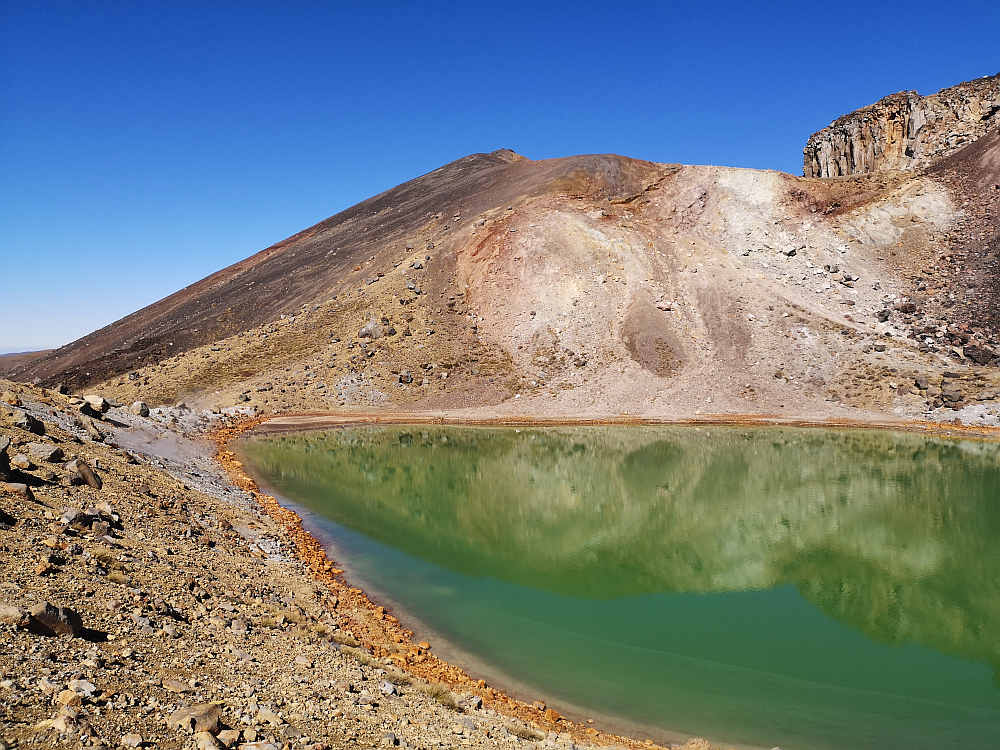
#> input picture images/panoramaStitching/tongariro_left_01.png, 1000 x 750 px
$ python SUSAN.py
#> lines starting #> are read from the running program, lines starting #| are printed output that depends on the picture
### A1P1.py
from operator import truediv

from PIL import Image
from scipy.sparse.linalg import MatrixRankWarning

import imageProcessing.convolve2D as IPConv2D
import math

import random
import numpy as np
from matplotlib import pyplot
from matplotlib.patches import Circle, ConnectionPatch
from timeit import default_timer as timer
from scipy.ndimage import distance_transform_edt as edt, binary_dilation
import imageIO.readwrite as IORW
import imageProcessing.pixelops as IPPixelOps
import imageProcessing.utilities as IPUtils
import imageProcessing.smoothing as IPSmooth

# [11 lines left out: function average_lvbo, not called in this run]

def load_Grey(image_path):
    img = Image.open(image_path).convert('L')
    width, height = img.size
    pixels = list(img.getdata())

    pixel_array = []
    for y in range(height):
        row = []
        for x in range(width):
            grey = pixels[y * width + x]
            row.append(grey)
        pixel_array.append(row)
    return width, height, pixel_array

#When k_size = 5
# [75 lines left out: functions jisuan_Gaosilvbo, sobel_core, computeHarrisCorners, not called in this run]


def NMS(height, width, R_Matrix,goodcorners_list):
    afterNMS=[]
    for (x,y),R in goodcorners_list:
        is_max = True
        for i in range(-1, 2):
            for j in range(-1, 2):
                n_y=y+i
                n_x=x+j
                if 0 <= n_y < height and 0 <= n_x < width:
                    if R_Matrix[n_y][n_x] > R:
                        is_max = False
                        break
            if not is_max:
                break
        if is_max:
            afterNMS.append(((x, y),R))
    return afterNMS

def sort_by_R(NMScorners, num=1000):
    sorted_corners = sorted(NMScorners, key=lambda item: item[1], reverse=True)

    top_1000_corners = []
    for i, corner in enumerate(sorted_corners):
        if i >= 1000:
            break
        top_1000_corners.append(corner)

    return top_1000_corners


# [43 lines left out: function main, not called in this run]


# [2 lines that do not run on import are left out]

### imageProcessing/utilities.py
#!/usr/bin/env python

# utilities.py - Utility functions for image processing based on pixel arrays
#
# Copyright (C) 2020 Martin Urschler <martin.urschler@auckland.ac.nz>
#
# Original concept by Martin Urschler.
#
# LICENCE (MIT)
#
# Permission is hereby granted, free of charge, to any person
# obtaining a copy of this software and associated documentation files
# (the "Software"), to deal in the Software without restriction,
# including without limitation the rights to use, copy, modify, merge,
# publish, distribute, sublicense, and/or sell copies of the Software,
# and to permit persons to whom the Software is furnished to do so,
# subject to the following conditions:
#
# The above copyright notice and this permission notice shall be
# included in all copies or substantial portions of the Software.
#
# THE SOFTWARE IS PROVIDED "AS IS", WITHOUT WARRANTY OF ANY KIND,
# EXPRESS OR IMPLIED, INCLUDING BUT NOT LIMITED TO THE WARRANTIES OF
# MERCHANTABILITY, FITNESS FOR A PARTICULAR PURPOSE AND
# NONINFRINGEMENT. IN NO EVENT SHALL THE AUTHORS OR COPYRIGHT HOLDERS
# BE LIABLE FOR ANY CLAIM, DAMAGES OR OTHER LIABILITY, WHETHER IN AN
# ACTION OF CONTRACT, TORT OR OTHERWISE, ARISING FROM, OUT OF OR IN
# CONNECTION WITH THE SOFTWARE OR THE USE OR OTHER DEALINGS IN THE
# SOFTWARE.

import sys

# r,g,b expected to be between 0 and 255 respectively.
# greyvalue will be an int between 0 and 255 as well.
def rgbToGreyscale(r, g, b):
    greyvalue = int(round(0.299 * r + 0.587 * g + 0.114 * b))
    return greyvalue


def createInitializedGreyscalePixelArray(image_width, image_height, initValue = 0):
    new_array = []
    for row in range(image_height):
        new_row = []
        for col in range(image_width):
            new_row.append(initValue)
        new_array.append(new_row)

    return new_array


def computeMinAndMaxValues(pixel_array, image_width, image_height):
    min_value = sys.maxsize
    max_value = -min_value

    for y in range(image_height):
        for x in range(image_width):
            if pixel_array[y][x] < min_value:
                min_value = pixel_array[y][x]
            if pixel_array[y][x] > max_value:
                max_value = pixel_array[y][x]

    return(min_value, max_value)

### imageProcessing/pixelops.py
#!/usr/bin/env python

# pixelops.py - Image processing based on pixel arrays involving single pixel operations
#
# Copyright (C) 2020 Martin Urschler <martin.urschler@auckland.ac.nz>
#
# Original concept by Martin Urschler.
#
# LICENCE (MIT)
#
# Permission is hereby granted, free of charge, to any person
# obtaining a copy of this software and associated documentation files
# (the "Software"), to deal in the Software without restriction,
# including without limitation the rights to use, copy, modify, merge,
# publish, distribute, sublicense, and/or sell copies of the Software,
# and to permit persons to whom the Software is furnished to do so,
# subject to the following conditions:
#
# The above copyright notice and this permission notice shall be
# included in all copies or substantial portions of the Software.
#
# THE SOFTWARE IS PROVIDED "AS IS", WITHOUT WARRANTY OF ANY KIND,
# EXPRESS OR IMPLIED, INCLUDING BUT NOT LIMITED TO THE WARRANTIES OF
# MERCHANTABILITY, FITNESS FOR A PARTICULAR PURPOSE AND
# NONINFRINGEMENT. IN NO EVENT SHALL THE AUTHORS OR COPYRIGHT HOLDERS
# BE LIABLE FOR ANY CLAIM, DAMAGES OR OTHER LIABILITY, WHETHER IN AN
# ACTION OF CONTRACT, TORT OR OTHERWISE, ARISING FROM, OUT OF OR IN
# CONNECTION WITH THE SOFTWARE OR THE USE OR OTHER DEALINGS IN THE
# SOFTWARE.

import imageProcessing.utilities as IPUtils


def scaleAndQuantize(pixel_array, image_width, image_height, min_value, max_value):

    output_pixel_array = IPUtils.createInitializedGreyscalePixelArray(image_width, image_height)

    scale_factor = 255.0 / (max_value - min_value)

    if max_value > min_value:
        for y in range(image_height):
            for x in range(image_width):
                value = int(round((pixel_array[y][x] - min_value) * scale_factor))
                if value < 0:
                    output_pixel_array[y][x] = 0
                elif value > 255:
                    output_pixel_array[y][x] = 255
                else:
                    output_pixel_array[y][x] = value

    return output_pixel_array


def scaleTo0And255AndQuantize(pixel_array, image_width, image_height):

    (min_value, max_value) = IPUtils.computeMinAndMaxValues(pixel_array, image_width, image_height)

    print("before scaling, min value = {}, max value = {}".format(min_value, max_value))

    return scaleAndQuantize(pixel_array, image_width, image_height, min_value, max_value)


# [16 lines left out: function scaleTo0And1, not called in this run]

### SUSAN.py
import math

import random
import numpy as np
from matplotlib import pyplot
from matplotlib.patches import Circle, ConnectionPatch
from timeit import default_timer as timer
from scipy.ndimage import distance_transform_edt as edt, binary_dilation
import imageIO.readwrite as IORW
import imageProcessing.pixelops as IPPixelOps
import imageProcessing.utilities as IPUtils
import imageProcessing.smoothing as IPSmooth
# SUSAN Corners
import numpy as np
import A1P1


def jisuan_SUSANCorners(pixel, height, width, window_size=7, threshold=27, area_threshold=0.7,max_corners=1000):
    #  Calculate corner point response
    R_map = np.zeros((height, width))
    half_window_size=window_size // 2

    for y in range(height):
        for x in range(width):
            if x - half_window_size < 0 or x + half_window_size >= width:
                continue
            if y - half_window_size < 0 or y + half_window_size >= height:
                continue

            center_pixel = pixel[y][x]
            similar_count =  0

            for i in range(-half_window_size,half_window_size+1):
                for j in range(-half_window_size,half_window_size+1):
                    ny=y+i
                    nx=x+j
                    if abs(pixel[ny][nx]-center_pixel) < threshold:
                        similar_count +=1

            all_pixels = window_size*window_size
            R=1-(similar_count/all_pixels)
            R_map[y][x]=R

    max_R=np.max(R_map)
    Susan_corners=[]

    for y in range(height):
        for x in range(width):
            if R_map[y][x] > max_R * area_threshold:
                Susan_corners.append(((x,y),R_map[y][x]))

    print(f"Number of corners after preliminary screening: {len(Susan_corners)}")

    return R_map,Susan_corners


def main():
    filename_left_image = "./images/panoramaStitching/tongariro_left_01.png"
    filename_right_image = "./images/panoramaStitching/tongariro_right_01.png"

    width_left, height_left, pixels_left = A1P1.load_Grey(filename_left_image)
#> in load_Grey, `img = Image.open(image_path).convert('L')`:
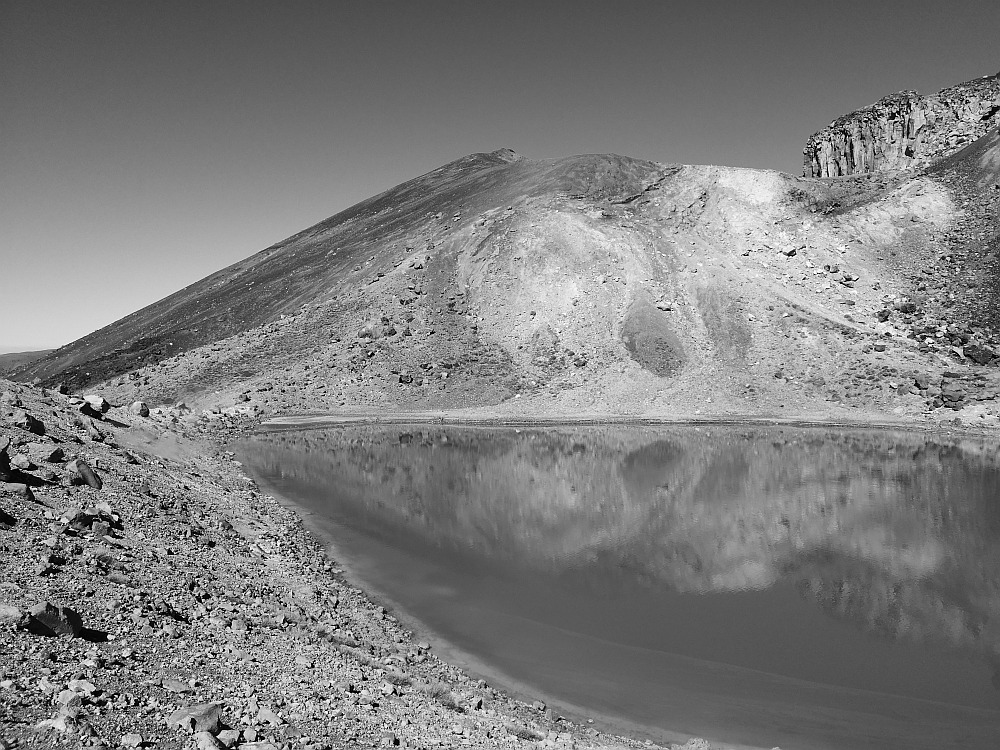
#> img: PIL image 1000x750 L; min 0, max 255, mean 124.9
#> in load_Grey, `pixels = list(img.getdata())`: pixels = 750000 items
#> after the loop in load_Grey, `for y in range(height):`: pixel_array = 750 items
#> width_left = 1000; height_left = 750; pixels_left = 750 items
    width_right, height_right, pixels_right = A1P1.load_Grey(filename_right_image)
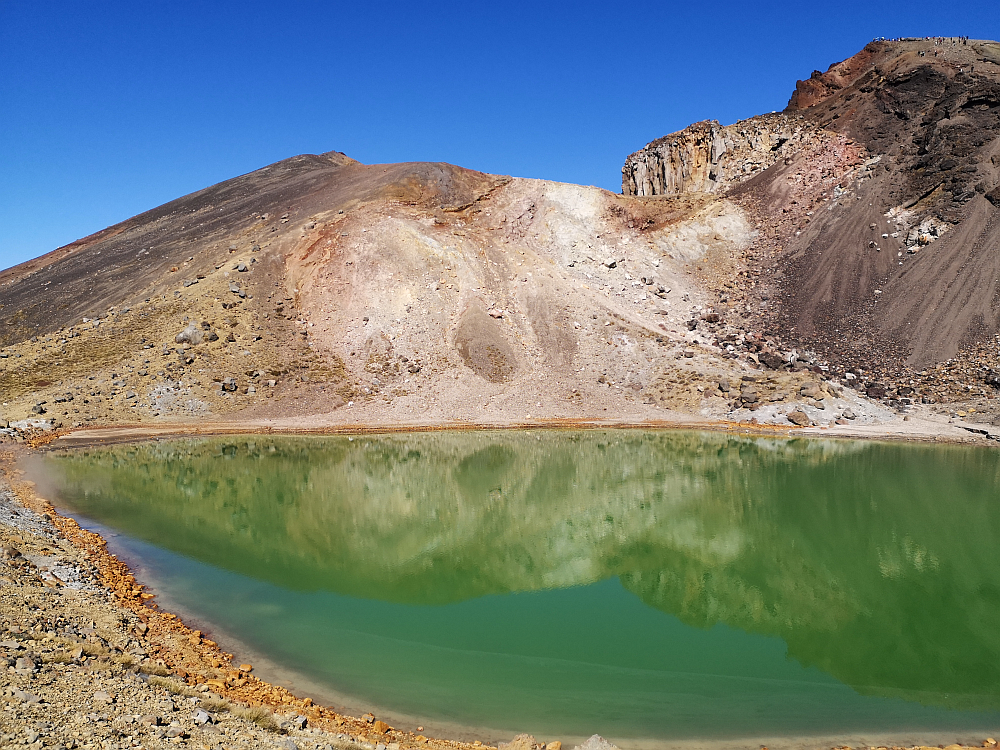
#> input picture images/panoramaStitching/tongariro_right_01.png, 1000 x 750 px
#> in load_Grey (call 2), `img = Image.open(image_path).convert('L')`:
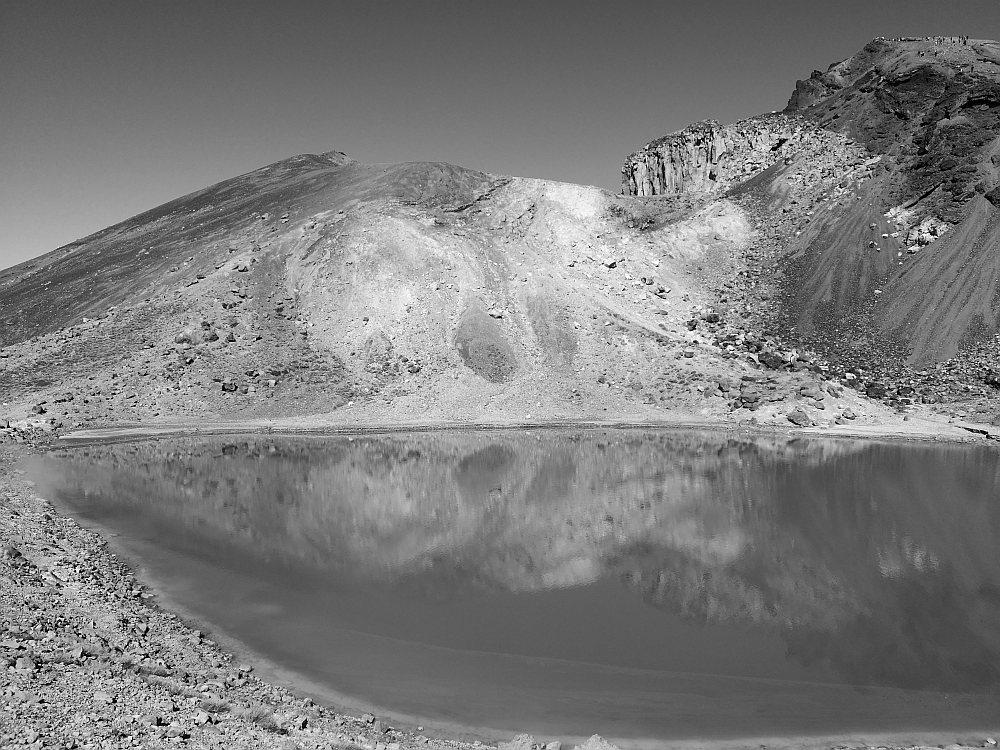
#> img: PIL image 1000x750 L; min 0, max 255, mean 123.1
#> width_right = 1000; height_right = 750; pixels_right = 750 items

    # make sure greyscale image is stretched to full 8 bit intensity range of 0 to 255
    px_left = IPPixelOps.scaleTo0And255AndQuantize(pixels_left, width_left, height_left)
#> after the loop in computeMinAndMaxValues, `for y in range(image_height):`: max_value = 255; min_value = 0
#> in scaleTo0And255AndQuantize, `(min_value, max_value) = IPUtils.computeMinAndMaxValues(pixel_array, i..`: max_value = 255
#| before scaling, min value = 0, max value = 255
#> in scaleAndQuantize, `output_pixel_array = IPUtils.createInitializedGreyscalePixelArray(imag..`: output_pixel_array = 750 items
#> in scaleAndQuantize, `scale_factor = 255.0 / (max_value - min_value)`: scale_factor = 1
#> px_left = 750 items
    px_right = IPPixelOps.scaleTo0And255AndQuantize(pixels_right, width_right, height_right)
#| before scaling, min value = 0, max value = 255
#> px_right = 750 items

    # 计算 SUSAN 角点
    start = timer()
    R_left,SUSAN_corners_left = jisuan_SUSANCorners(px_left, height_left, width_left)
#> after the loop in jisuan_SUSANCorners, `for y in range(height):`:
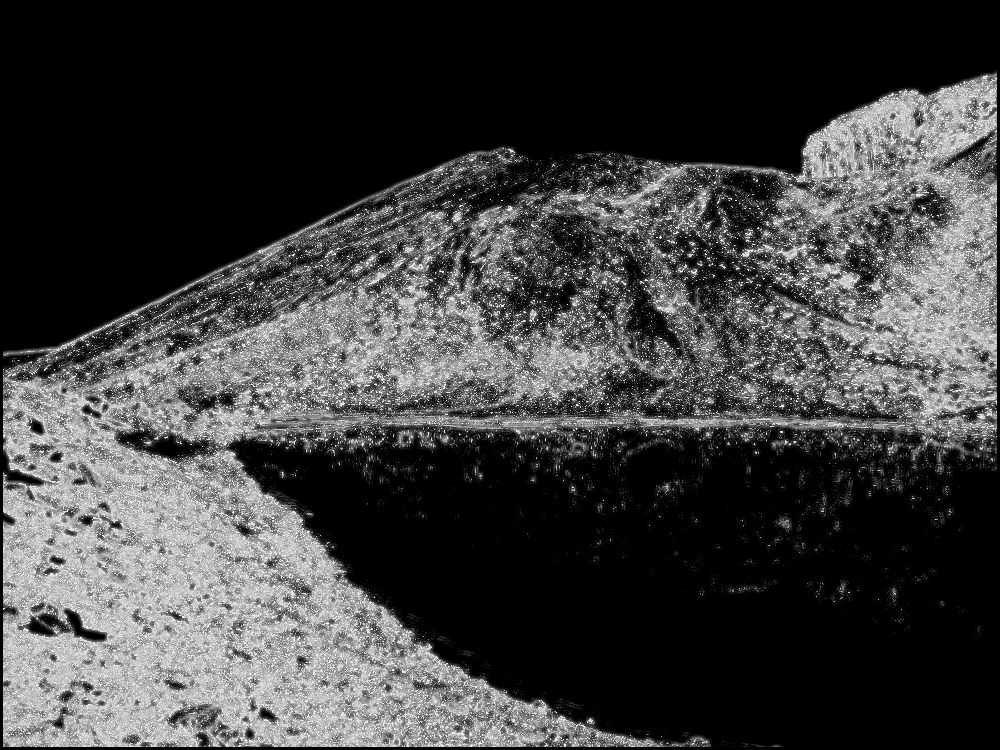
#> R_map: shape (750, 1000) float64; min 0, max 0.98, mean 0.247
#> in jisuan_SUSANCorners, `max_R=np.max(R_map)`: max_R = 0.98
#> after the loop in jisuan_SUSANCorners, `for y in range(height):`: Susan_corners = 104352 items
#| Number of corners after preliminary screening: 104352
#> SUSAN_corners_left = 104352 items
    R_right,SUSAN_corners_right = jisuan_SUSANCorners(px_right, height_right, width_right)
#> call 2 of jisuan_SUSANCorners, with height = 750, width = 1000, window_size = 7, threshold = 27, area_threshold = 0.7, max_corners = 1000
#> after the loop in jisuan_SUSANCorners (call 2), `for y in range(height):`:
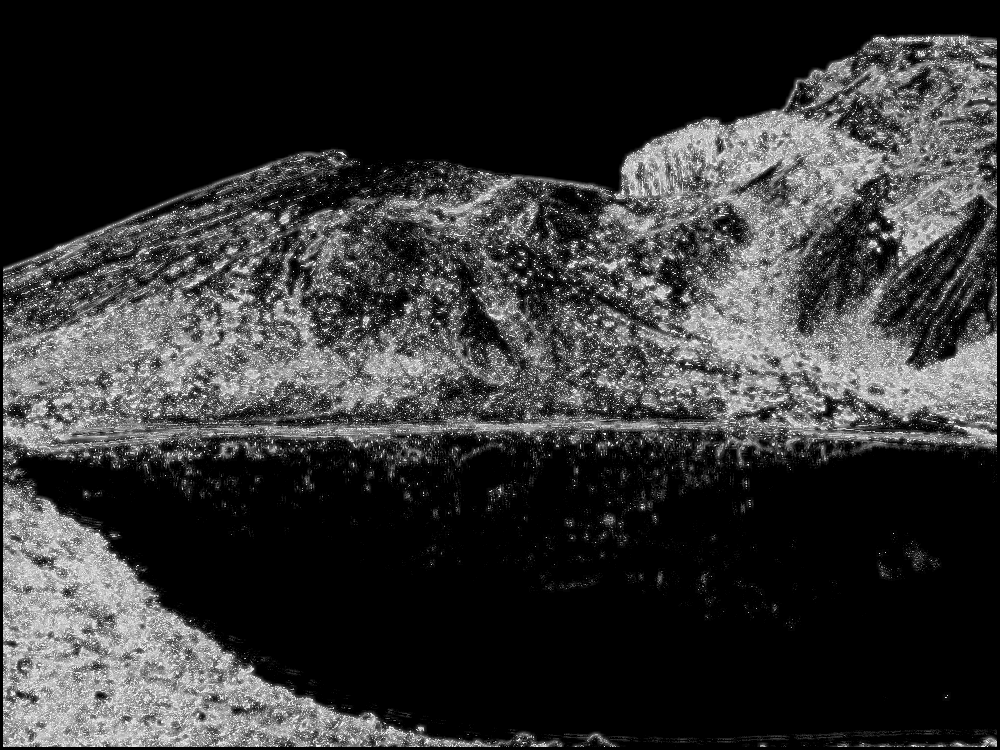
#> R_map: shape (750, 1000) float64; min 0, max 0.98, mean 0.208
#> after the loop in jisuan_SUSANCorners (call 2), `for y in range(height):`: Susan_corners = 69720 items
#| Number of corners after preliminary screening: 69720
#> SUSAN_corners_right = 69720 items
    end = timer()
    print(f"SUSAN calculate time: {end - start:.4f} s")
    print(f"detect {len(SUSAN_corners_left)} corners")
#| detect 104352 corners
    print(f"detect {len(SUSAN_corners_right)} corners")
#| detect 69720 corners

    NMS_SUSAN_corners_left = A1P1.NMS(height_left,width_left,R_left,SUSAN_corners_left)
#> the loop in NMS, `for (x,y),R in goodcorners_list:` made 104352 passes
#> (x, y, R) on passes 1 to 3: (986, 75, 0.898), (995, 75, 0.735), (983, 76, 0.898)
#> after the loop in NMS, `for (x,y),R in goodcorners_list:`: afterNMS = 28988 items
#> NMS_SUSAN_corners_left = 28988 items
    NMS_SUSAN_corners_right = A1P1.NMS(height_right, width_right,R_right, SUSAN_corners_right)
#> the loop in NMS (call 2), `for (x,y),R in goodcorners_list:` made 69720 passes
#> (x, y, R) on passes 1 to 3: (962, 35, 0.735), (928, 36, 0.776), (934, 36, 0.939)
#> NMS_SUSAN_corners_right = 23316 items

    sort_SUSANcorners_left = A1P1.sort_by_R(NMS_SUSAN_corners_left)
#> in sort_by_R, `sorted_corners = sorted(NMScorners, key=lambda item: item[1], reverse=..`: sorted_corners = 28988 items
#> the loop in sort_by_R, `for i, corner in enumerate(sorted_corners):` made 1001 passes
#> corner on passes 1 to 3: ((972, 81), 0.98), ((968, 83), 0.98), ((982, 83), 0.98)
#> after the loop in sort_by_R, `for i, corner in enumerate(sorted_corners):`: top_1000_corners = 1000 items
#> sort_SUSANcorners_left = 1000 items
    sort_SUSANcorners_right = A1P1.sort_by_R(NMS_SUSAN_corners_right)
#> the loop in sort_by_R (call 2), `for i, corner in enumerate(sorted_corners):` made 1001 passes
#> corner on passes 1 to 3: ((876, 38), 0.98), ((926, 38), 0.98), ((928, 38), 0.98)
#> sort_SUSANcorners_right = 1000 items

    # draw corners on images using matplotlib
    fig, axs = pyplot.subplots(1, 2, figsize=(10, 5))
    axs[0].imshow(px_left, cmap='gray')
    axs[0].set_title("Left image with Harris corners")
    for ((x, y),R) in sort_SUSANcorners_left:
        circ = Circle((x, y), 3, color='r', fill=False)
        axs[0].add_patch(circ)
#> this loop made 1000 passes
#> (x, y) on passes 1 to 3: (972, 81), (968, 83), (982, 83)
    axs[1].imshow(px_right, cmap='gray')
    axs[1].set_title("Right image with Harris corners")
    for ((x, y),R) in sort_SUSANcorners_right:
        circ = Circle((x, y), 3, color='r', fill=False)
        axs[1].add_patch(circ)
#> this loop made 1000 passes
#> (x, y) on passes 1 to 3: (876, 38), (926, 38), (928, 38)

    pyplot.show()
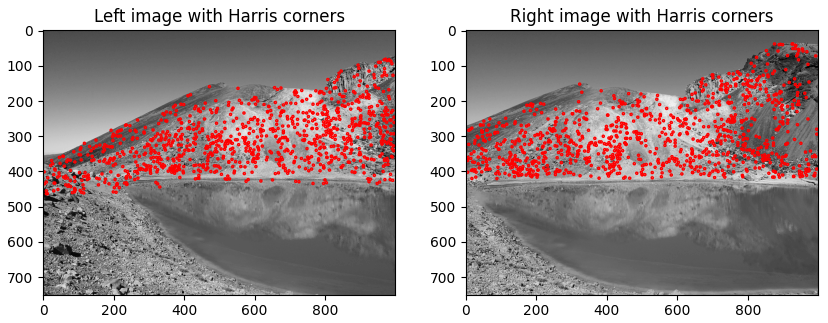
#> figure drawn by matplotlib, 2 panels
    return sort_SUSANcorners_left, sort_SUSANcorners_right, height_left, height_right, width_left, width_right, px_left, px_right


if __name__ == "__main__":
    main()
